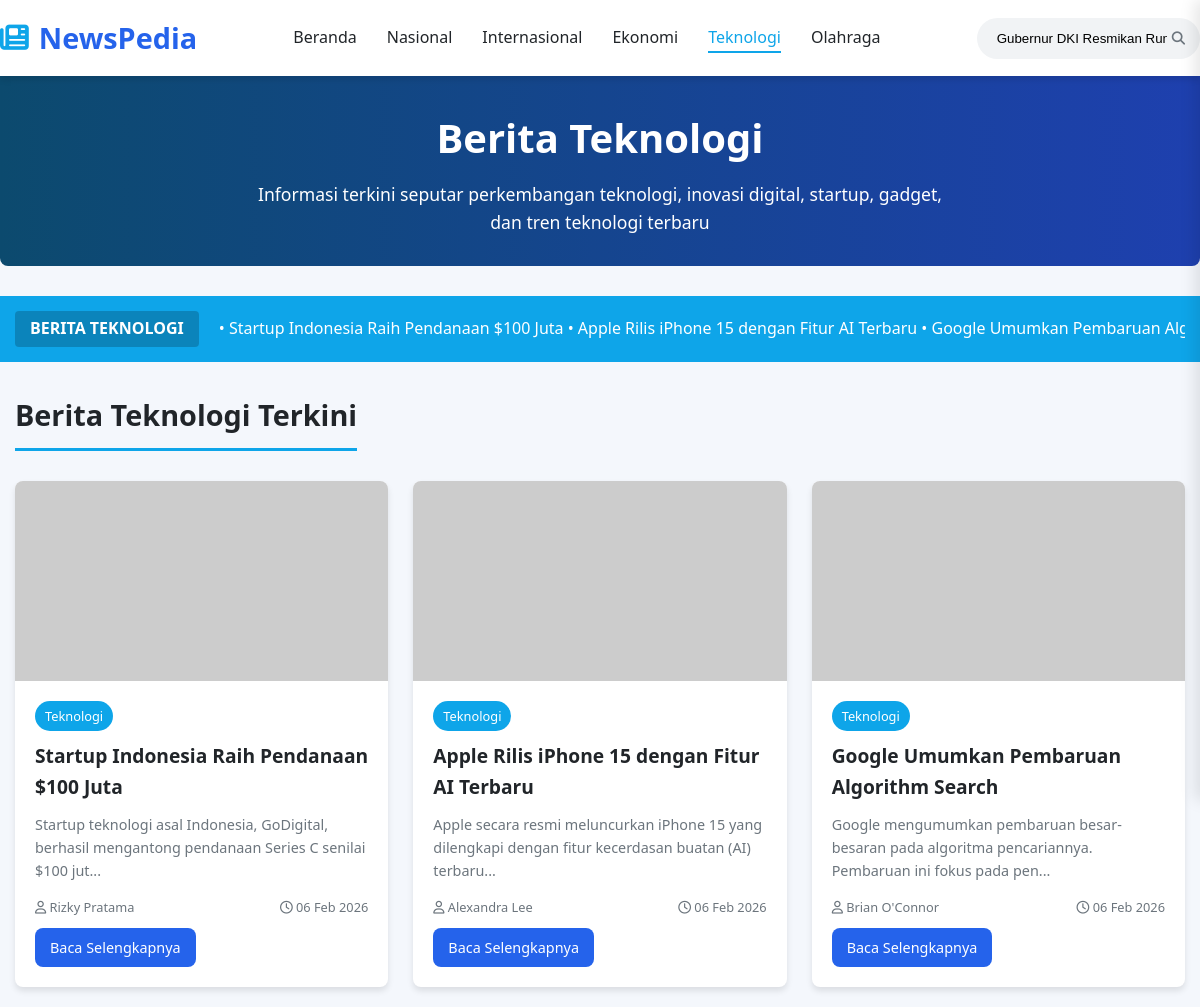
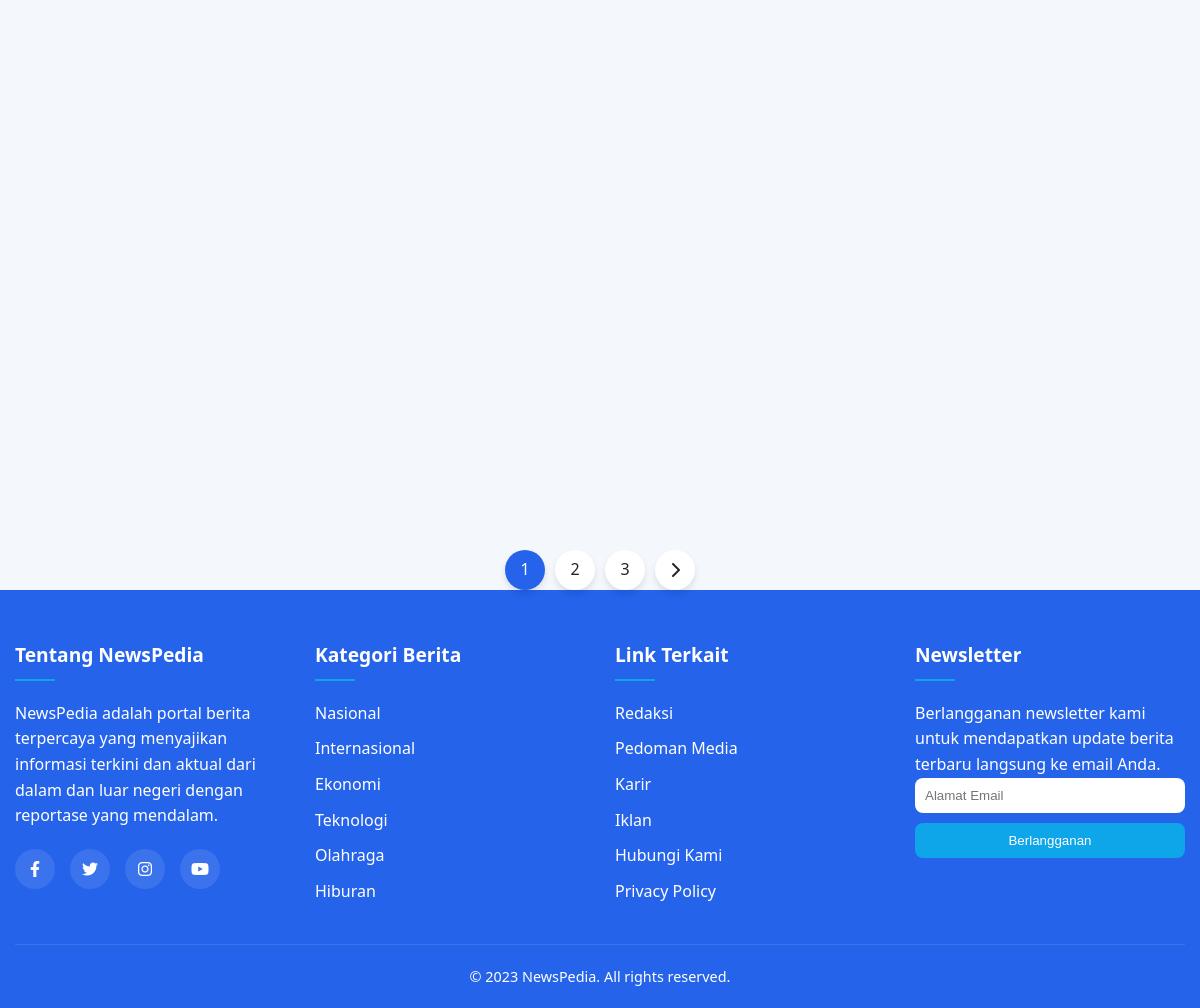
/teknologi.php?keyword=Gubernur DKI Resmikan Rumah DP 0 Rupiah, run on the app's committed database (2 pictures, top to bottom).
### tables this page shows
CREATE TABLE berita (
    id INT(11) PRIMARY KEY AUTO_INCREMENT,
    judul VARCHAR(255) NOT NULL,
    isi TEXT NOT NULL,
    kategori ENUM('nasional', 'internasional', 'ekonomi', 'teknologi', 'olahraga') NOT NULL,
    gambar VARCHAR(255) NOT NULL,
    penulis VARCHAR(100) NOT NULL,
    tanggal_publish DATETIME DEFAULT CURRENT_TIMESTAMP
);

### config.php (called while the page is built, shortened)
<?php
if (!function_exists('getBerita')) {
    function getBerita($koneksi, $limit = null, $kategori = null, $search = null) {
        $query = "SELECT * FROM berita WHERE 1=1";
        if ($kategori) {
            $kategori_clean = mysqli_real_escape_string($koneksi, $kategori);
            $query .= " AND kategori = '$kategori_clean'";
        }
        $query .= " ORDER BY tanggal_publish DESC";
        $result = mysqli_query($koneksi, $query);
        $berita = [];
        while ($row = mysqli_fetch_assoc($result)) {
            $berita[] = $row;
        }
        return $berita;
    }
}
?>

### teknologi.php (the view, shortened to what this page needs)
<?php
include 'config.php';
$berita_teknologi = getBerita($koneksi, null, 'teknologi');
?>
<!DOCTYPE html>
<html lang="id">
<head>
    <link rel="stylesheet" href="https://cdnjs.cloudflare.com/ajax/libs/font-awesome/6.4.0/css/all.min.css">
</head>
<body>
    <header>
        <div class="container header-container">
            <div class="logo">
                <i class="fas fa-newspaper"></i>
                <span>NewsPedia</span>
            </div>
            <nav>
                <ul class="nav-menu">
                    <li><a href="index.php">Beranda</a></li>
                    <li><a href="nasional.php">Nasional</a></li>
                    <li><a href="internasional.php">Internasional</a></li>
                    <li><a href="ekonomi.php">Ekonomi</a></li>
                    <li><a href="teknologi.php" class="active">Teknologi</a></li>
                    <li><a href="olahraga.php">Olahraga</a></li>
                </ul>
            </nav>
            <form class="search-form" method="GET" action="teknologi.php">
                <input type="text" name="keyword" placeholder="Cari berita..." value="<?php echo isset($_GET['keyword']) ? htmlspecialchars($_GET['keyword']) : ''; ?>">
                <button type="submit" name="cari"><i class="fas fa-search"></i></button>
            </form>
        </div>
    </header>
    <section class="category-hero">
        <div class="container">
            <h1>Berita Teknologi</h1>
            <p>Informasi terkini seputar perkembangan teknologi, inovasi digital, startup, gadget, dan tren teknologi terbaru</p>
        </div>
    </section>
    <div class="breaking-news">
        <div class="container">
            <div class="ticker-container">
                <div class="ticker-label">BERITA TEKNOLOGI</div>
                <div class="ticker-content">
                    • Startup Indonesia Raih Pendanaan $100 Juta • Apple Rilis iPhone 15 dengan Fitur AI Terbaru • Google Umumkan Pembaruan Algorithm Search • Kecerdasan Buatan Ubah Cara Kerja Industri • 5G Resmi Diluncurkan di 10 Kota Besar Indonesia •
                </div>
            </div>
        </div>
    </div>
    <main class="container">
        <h2 class="section-title">Berita Teknologi Terkini</h2>
        <?php if (empty($berita_teknologi)): ?>
            <div style="text-align: center; padding: 40px 0; color: var(--gray-color);">
                <i class="fas fa-laptop-code" style="font-size: 3rem; margin-bottom: 20px; display: block; opacity: 0.5;"></i>
                <p>Tidak ada berita teknologi saat ini.</p>
            </div>
        <?php else: ?>
            <div class="news-grid">
                <?php foreach ($berita_teknologi as $berita): ?>
                <div class="news-card">
                    <?php
                    $img_src = "https://placehold.co/600x400/3b82f6/ffffff?text=" . urlencode($berita['judul']);
                    ?>
                    <img src="<?php echo $img_src; ?>"
                         alt="<?php echo htmlspecialchars($berita['judul']); ?>"
                         class="news-image"
                         onerror="this.onerror=null; this.src='https://placehold.co/600x400/3b82f6/ffffff?text=Gambar+Tidak+Tersedia';">
                    <div class="news-content">
                        <span class="news-category"><?php echo isset($berita['kategori']) ? ucfirst($berita['kategori']) : 'Teknologi'; ?></span>
                        <h3 class="news-title">
                            <a href="detail_berita.php?id=<?php echo $berita['id']; ?>">
                                <?php echo htmlspecialchars($berita['judul']); ?>
                            </a>
                        </h3>
                        <p class="news-excerpt">
                            <?php
                            $isi = isset($berita['isi']) ? strip_tags($berita['isi']) : '';
                            echo substr($isi, 0, 100) . '...';
                            ?>
                        </p>
                        <div class="news-meta">
                            <span><i class="far fa-user"></i> <?php echo htmlspecialchars($berita['penulis']); ?></span>
                            <span><i class="far fa-clock"></i> <?php echo isset($berita['tanggal_publish']) ? date('d M Y', strtotime($berita['tanggal_publish'])) : ''; ?></span>
                        </div>
                        <a href="detail_berita.php?id=<?php echo $berita['id']; ?>" class="btn"
                           style="margin-top: 10px; padding: 8px 15px; font-size: 0.9rem; display: inline-block;">
                            Baca Selengkapnya
                        </a>
                    </div>
                </div>
                <?php endforeach; ?>
            </div>
        <?php endif; ?>
        <div class="pagination">
            <a href="#" class="active">1</a>
            <a href="#">2</a>
            <a href="#">3</a>
            <a href="#"><i class="fas fa-chevron-right"></i></a>
        </div>
    </main>
    <footer>
        <div class="container">
            <div class="footer-content">
                <div class="footer-column">
                    <h3>Tentang NewsPedia</h3>
                    <p>NewsPedia adalah portal berita terpercaya yang menyajikan informasi terkini dan aktual dari dalam dan luar negeri dengan reportase yang mendalam.</p>
                    <div class="social-links">
                        <a href="#"><i class="fab fa-facebook-f"></i></a>
                        <a href="#"><i class="fab fa-twitter"></i></a>
                        <a href="#"><i class="fab fa-instagram"></i></a>
                        <a href="#"><i class="fab fa-youtube"></i></a>
                    </div>
                </div>
                <div class="footer-column">
                    <h3>Kategori Berita</h3>
                    <ul>
                        <li><a href="nasional.php">Nasional</a></li>
                        <li><a href="internasional.php">Internasional</a></li>
                        <li><a href="ekonomi.php">Ekonomi</a></li>
                        <li><a href="teknologi.php">Teknologi</a></li>
                        <li><a href="olahraga.php">Olahraga</a></li>
                        <li><a href="#">Hiburan</a></li>
                    </ul>
                </div>
                <div class="footer-column">
                    <h3>Link Terkait</h3>
                    <ul>
                        <li><a href="#">Redaksi</a></li>
                        <li><a href="#">Pedoman Media</a></li>
                        <li><a href="#">Karir</a></li>
                        <li><a href="#">Iklan</a></li>
                        <li><a href="#">Hubungi Kami</a></li>
                        <li><a href="#">Privacy Policy</a></li>
                    </ul>
                </div>
                <div class="footer-column">
                    <h3>Newsletter</h3>
                    <p>Berlangganan newsletter kami untuk mendapatkan update berita terbaru langsung ke email Anda.</p>
                    <form>
                        <input type="email" placeholder="Alamat Email" style="padding: 10px; width: 100%; margin-bottom: 10px; border-radius: var(--radius); border: none;">
                        <button type="submit" class="btn" style="width: 100%; background-color: var(--accent-color);">Berlangganan</button>
                    </form>
                </div>
            </div>
            <div class="copyright">
                <p>&copy; 2023 NewsPedia. All rights reserved.</p>
            </div>
        </div>
    </footer>
</body>
</html>

### data on the page
berita: kategori "Teknologi", judul "Startup Indonesia Raih Pendanaan $100 Juta", isi "Startup teknologi asal Indonesia, GoDigital, berhasil mengantong pendanaan Series C senilai $100 jut", penulis "Rizky Pratama", tanggal_publish "06 Feb 2026"
berita: kategori "Teknologi", judul "Apple Rilis iPhone 15 dengan Fitur AI Terbaru", isi "Apple secara resmi meluncurkan iPhone 15 yang dilengkapi dengan fitur kecerdasan buatan (AI) terbaru", penulis "Alexandra Lee", tanggal_publish "06 Feb 2026"
berita: kategori "Teknologi", judul "Google Umumkan Pembaruan Algorithm Search", isi "Google mengumumkan pembaruan besar-besaran pada algoritma pencariannya. Pembaruan ini fokus pada pen", penulis "Brian O'Connor", tanggal_publish "06 Feb 2026"
